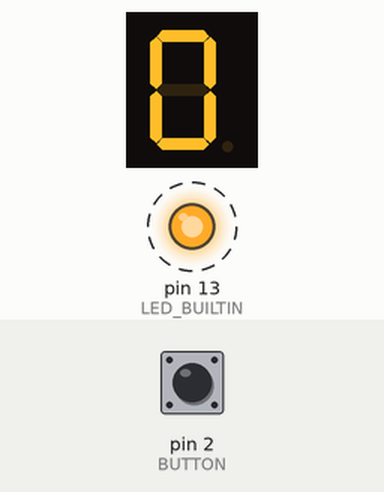
Bench run of a sketch on a simulated Arduino Uno, built with avr-gcc and run on an emulated ATmega328P. Shown: 1-digit seven-segment display, output pins drawn as LEDs (lit = HIGH). Wiring (inferred from the names in the program): 1-digit 7-segment display, segments lit when HIGH: segments pin 12, pin 11, pin 10, pin 9, pin 8, pin 7, pin 6. Dashed ring = blinking. The inputs (shaded band) are chosen by the test bench; at power-on: pin 2 (BUTTON) HIGH. The segment pins are drawn as the display they are named for; pins used as bus, display or sensor lines are not drawn.

Above: at 1.2 s.
1.3 s: pin 2 (BUTTON) pulled LOW for 0.15 s
At 1.9 s:
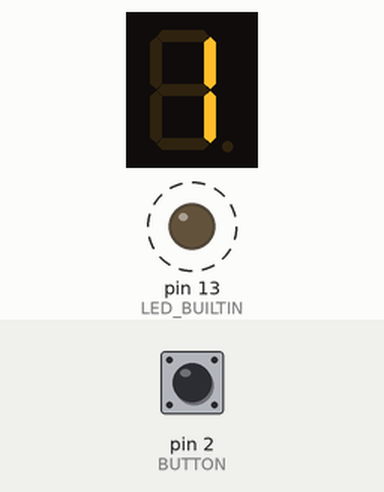
2.9 s: pin 2 (BUTTON) pulled LOW for 1 s
At 3.4 s:
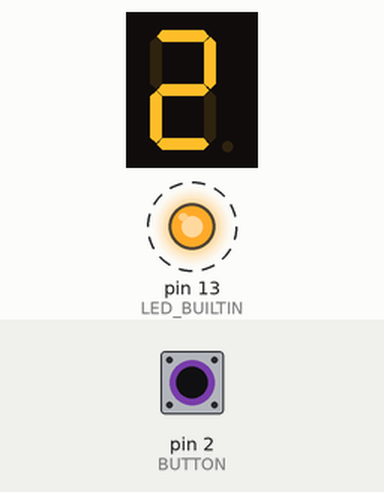
5.4 s: pin 2 (BUTTON) pulled LOW for 0.15 s
At 6.4 s:
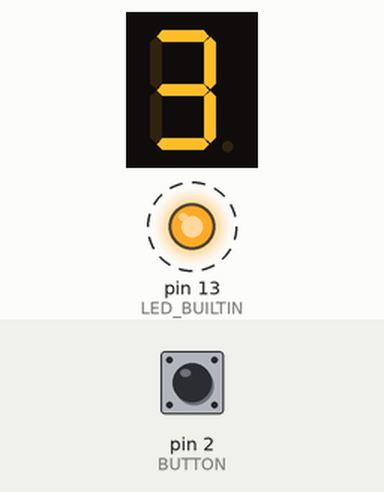
7.0 s: pin 2 (BUTTON) pulled LOW for 1 s
At 7.4 s:
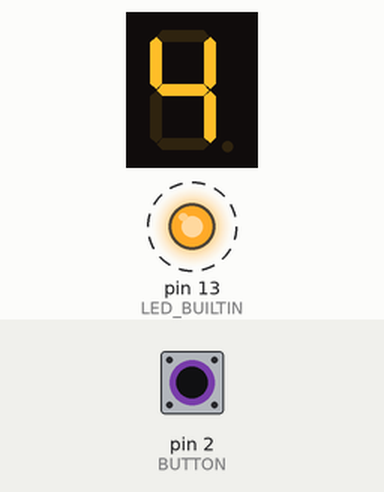
Timing chart, 0 to 10.5 s (numbered marks = the images above; inputs shaded):
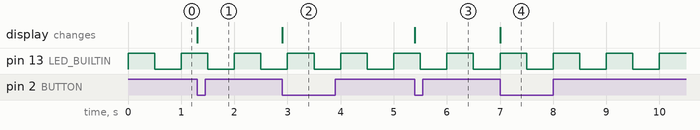

Measured:
- after the input at 1.3 s, the display: changes at once (image 1)
- after the input at 2.9 s, the display: changes at once (image 2)
- after the input at 5.4 s, the display: changes at once (image 3)
- after the input at 7.0 s, the display: changes at once (image 4)
- by itself, pin 13 (LED_BUILTIN): alternates HIGH for 0.50 s and LOW for 0.50 s

The sketch:

code.ino
```cpp
#define A   12
#define B   11
#define C   10
#define D    9
#define E    8
#define F    7
#define G    6

#define BLINK_TIME 500
#define BUTTON  2
uint8_t cont = 0;
void setup() {
  pinMode (A,OUTPUT);
  pinMode (B,OUTPUT);
  pinMode (C,OUTPUT);
  pinMode (D,OUTPUT);
  pinMode (E,OUTPUT);
  pinMode (F,OUTPUT);
  pinMode (G,OUTPUT);
  pinMode (LED_BUILTIN,OUTPUT);
  pinMode (BUTTON, INPUT);
  attachInterrupt(digitalPinToInterrupt(BUTTON), counter, FALLING);
  for (uint8_t i=7; i<13; i++){digitalWrite(i,1);}digitalWrite(G,0);
}

void loop() {
  digitalWrite(LED_BUILTIN, !digitalRead(LED_BUILTIN));
  delay (BLINK_TIME);
}
void counter(){
  cont++;
  if (cont>9) cont=0;
  switch(cont){
    case 0:digitalWrite(A,1);digitalWrite(B,1);digitalWrite(C,1);digitalWrite(D,1);digitalWrite(E,1);digitalWrite(F,1);digitalWrite(G,0);break;
    case 1:digitalWrite(A,0);digitalWrite(B,1);digitalWrite(C,1);digitalWrite(D,0);digitalWrite(E,0);digitalWrite(F,0);digitalWrite(G,0);break;
    case 2:digitalWrite(A,1);digitalWrite(B,1);digitalWrite(C,0);digitalWrite(D,1);digitalWrite(E,1);digitalWrite(F,0);digitalWrite(G,1);break;
    case 3:digitalWrite(A,1);digitalWrite(B,1);digitalWrite(C,1);digitalWrite(D,1);digitalWrite(E,0);digitalWrite(F,0);digitalWrite(G,1);break;
    case 4:digitalWrite(A,0);digitalWrite(B,1);digitalWrite(C,1);digitalWrite(D,0);digitalWrite(E,0);digitalWrite(F,1);digitalWrite(G,1);break;
    case 5:digitalWrite(A,1);digitalWrite(B,0);digitalWrite(C,1);digitalWrite(D,1);digitalWrite(E,0);digitalWrite(F,1);digitalWrite(G,1);break;
    case 6:digitalWrite(A,1);digitalWrite(B,0);digitalWrite(C,1);digitalWrite(D,1);digitalWrite(E,1);digitalWrite(F,1);digitalWrite(G,1);break;
    case 7:digitalWrite(A,1);digitalWrite(B,1);digitalWrite(C,1);digitalWrite(D,0);digitalWrite(E,0);digitalWrite(F,0);digitalWrite(G,0);break;
    case 8:digitalWrite(A,1);digitalWrite(B,1);digitalWrite(C,1);digitalWrite(D,1);digitalWrite(E,1);digitalWrite(F,1);digitalWrite(G,1);break;
    case 9:digitalWrite(A,1);digitalWrite(B,1);digitalWrite(C,1);digitalWrite(D,1);digitalWrite(E,0);digitalWrite(F,1);digitalWrite(G,1);break;
    default:break;
  }
}
```
